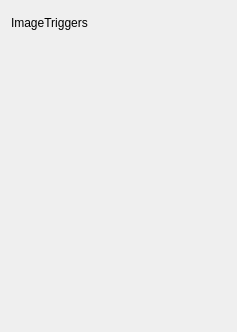
<?xml version="1.0" encoding="UTF-8"?>
<ui version="4.0">
 <author>Mark Allan</author>
 <class>ImageTriggerPanel</class>
 <widget class="QWidget" name="ImageTriggerPanel">
  <property name="geometry">
   <rect>
    <x>0</x>
    <y>0</y>
    <width>237</width>
    <height>332</height>
   </rect>
  </property>
  <property name="windowTitle">
   <string>ImageTrigger</string>
  </property>
  <layout class="QVBoxLayout" name="verticalLayout">
   <item>
    <layout class="QHBoxLayout" name="horizontalLayout">
     <item>
      <widget class="QLabel" name="label">
       <property name="sizePolicy">
        <sizepolicy hsizetype="Preferred" vsizetype="Preferred">
         <horstretch>2</horstretch>
         <verstretch>0</verstretch>
        </sizepolicy>
       </property>
       <property name="text">
        <string>ImageTriggers</string>
       </property>
      </widget>
     </item>
     <item>
      <widget class="QToolButton" name="refreshButton">
       <property name="toolTip">
        <string>&lt;html&gt;&lt;head/&gt;&lt;body&gt;&lt;p&gt;search topics for image triggers (*/image_trigger)&lt;/p&gt;&lt;/body&gt;&lt;/html&gt;</string>
       </property>
       <property name="text">
        <string/>
       </property>
       <property name="autoRaise">
        <bool>true</bool>
       </property>
      </widget>
     </item>
    </layout>
   </item>
   <item>
    <layout class="QHBoxLayout" name="horizontalLayout_2">
     <item>
      <layout class="QVBoxLayout" name="triggerLayout">
       <property name="spacing">
        <number>1</number>
       </property>
       <item>
        <spacer name="verticalSpacer">
         <property name="orientation">
          <enum>Qt::Vertical</enum>
         </property>
         <property name="sizeHint" stdset="0">
          <size>
           <width>20</width>
           <height>40</height>
          </size>
         </property>
        </spacer>
       </item>
      </layout>
     </item>
    </layout>
   </item>
  </layout>
 </widget>
 <resources/>
 <connections/>
</ui>
